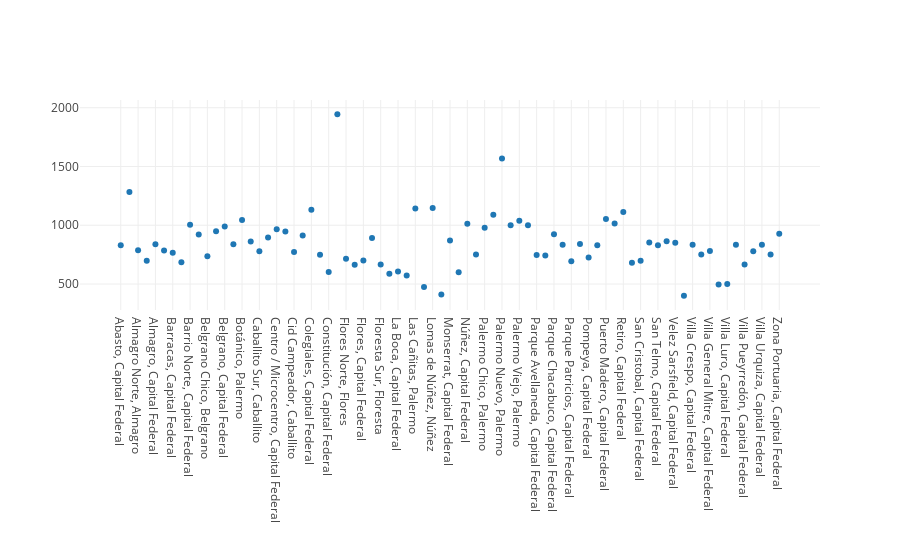

The notebook cell saved with this chart:
### Code cell
tmp_df = df_ars.copy()
tmp_df = tmp_df.groupby("Location", as_index=False).median(numeric_only = True)
fig = go.Figure()
fig.add_trace(go.Scatter(x = tmp_df["Location"], y = tmp_df["Expensas / m2"], mode = "markers"))
fig.update_layout(template = None, margin = {"b":250})

### Figure 1 — Plotly figure (JSON) as saved in the notebook; plotly's stock layout.template omitted (floating-point values rounded to 4 significant figures)
{"data": [{"mode": "markers", "type": "scatter", "x": ["Abasto, Capital Federal", "Agronomía, Capital Federal", "Almagro Norte, Almagro", "Almagro Sur, Almagro", "Almagro, Capital Federal", "Balvanera, Capital Federal", "Barracas, Capital Federal", "Barrio Chino, Belgrano", "Barrio Norte, Capital Federal", "Belgrano C, Belgrano", "Belgrano Chico, Belgrano", "Belgrano R, Belgrano", "Belgrano, Capital Federal", "Boedo, Capital Federal", "Botánico, Palermo", "Caballito Norte, Caballito", "Caballito Sur, Caballito", "Caballito, Capital Federal", "Centro / Microcentro, Capital Federal", "Chacarita, Capital Federal", "Cid Campeador, Caballito", "Coghlan, Capital Federal", "Colegiales, Capital Federal", "Congreso, Capital Federal", "Constitución, Capital Federal", "Distrito Quartier, Retiro", "Flores Norte, Flores", "Flores Sur, Flores", "Flores, Capital Federal", "Floresta Norte, Floresta", "Floresta Sur, Floresta", "Floresta, Capital Federal", "La Boca, Capital Federal", "La Paternal, Capital Federal", "Las Cañitas, Palermo", "Liniers, Capital Federal", "Lomas de Núñez, Núñez", "Mataderos, Capital Federal", "Monserrat, Capital Federal", "Monte Castro, Capital Federal", "Núñez, Capital Federal", "Once, Capital Federal", "Palermo Chico, Palermo", "Palermo Hollywood, Palermo", "Palermo Nuevo, Palermo", "Palermo Soho, Palermo", "Palermo Viejo, Palermo", "Palermo, Capital Federal", "Parque Avellaneda, Capital Federal", "Parque Centenario, Capital Federal", "Parque Chacabuco, Capital Federal", "Parque Chas, Capital Federal", "Parque Patricios, Capital Federal", "Parque Rivadavia, Caballito", "Pompeya, Capital Federal", "Primera Junta, Caballito", "Puerto Madero, Capital Federal", "Recoleta, Capital Federal", "Retiro, Capital Federal", "Saavedra, Capital Federal", "San Cristobal, Capital Federal", "San Nicolás, Capital Federal", "San Telmo, Capital Federal", "Tribunales, Capital Federal", "Velez Sarsfield, Capital Federal", "Versalles, Capital Federal", "Villa Crespo, Capital Federal", "Villa Devoto, Capital Federal", "Villa General Mitre, Capital Federal", "Villa Lugano, Capital Federal", "Villa Luro, Capital Federal", "Villa Ortuzar, Capital Federal", "Villa Pueyrredón, Capital Federal", "Villa Santa Rita, Capital Federal", "Villa Urquiza, Capital Federal", "Villa del Parque, Capital Federal", "Zona Portuaria, Capital Federal"], "y": [829.5, 1283.0, 787.1, 698.4, 838.9, 785.6, 765.6, 685.7, 1005.0, 921.1, 736.8, 948.3, 990, 837.7, 1045.0, 861.9, 777.8, 895.8, 966.1, 945.9, 771.4, 913.2, 1132.0, 748.6, 602.0, 1944.0, 714.3, 663.6, 700, 890.6, 666.7, 587.1, 607.1, 571.7, 1143.0, 474.5, 1146.0, 409.7, 869.7, 600, 1012.0, 750, 977.8, 1089.0, 1568.0, 1000, 1039.0, 1000, 747.6, 742.9, 923.1, 833.3, 693.7, 840.3, 725, 829.2, 1053.0, 1015.0, 1114.0, 681.8, 697.7, 854.2, 829.2, 862.8, 851.1, 400, 833.3, 750, 780.8, 495.8, 500, 833.3, 666.7, 777.8, 833.3, 750, 926.8]}], "layout": {"margin": {"b": 250}}}
